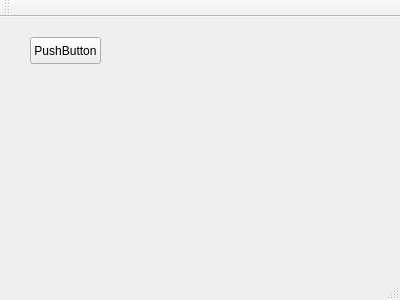
<?xml version="1.0" encoding="UTF-8"?>
<ui version="4.0">
 <class>MainWindow</class>
 <widget class="QMainWindow" name="MainWindow">
  <property name="geometry">
   <rect>
    <x>0</x>
    <y>0</y>
    <width>400</width>
    <height>300</height>
   </rect>
  </property>
  <property name="windowTitle">
   <string>MainWindow</string>
  </property>
  <widget class="QWidget" name="centralWidget">
   <widget class="QPushButton" name="pushButton">
    <property name="geometry">
     <rect>
      <x>30</x>
      <y>20</y>
      <width>71</width>
      <height>27</height>
     </rect>
    </property>
    <property name="text">
     <string>PushButton</string>
    </property>
   </widget>
  </widget>
  <widget class="QMenuBar" name="menuBar">
   <property name="geometry">
    <rect>
     <x>0</x>
     <y>0</y>
     <width>400</width>
     <height>23</height>
    </rect>
   </property>
  </widget>
  <widget class="QToolBar" name="mainToolBar">
   <attribute name="toolBarArea">
    <enum>TopToolBarArea</enum>
   </attribute>
   <attribute name="toolBarBreak">
    <bool>false</bool>
   </attribute>
  </widget>
  <widget class="QStatusBar" name="statusBar"/>
 </widget>
 <layoutdefault spacing="6" margin="11"/>
 <resources/>
 <connections>
  <connection>
   <sender>pushButton</sender>
   <signal>clicked()</signal>
   <receiver>MainWindow</receiver>
   <slot>close()</slot>
   <hints>
    <hint type="sourcelabel">
     <x>65</x>
     <y>79</y>
    </hint>
    <hint type="destinationlabel">
     <x>123</x>
     <y>122</y>
    </hint>
   </hints>
  </connection>
 </connections>
</ui>
